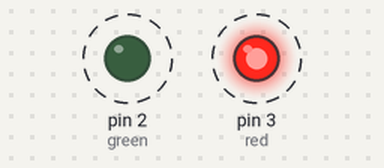
This sketch was run on a simulated Arduino Uno, built with avr-gcc and run on an emulated ATmega328P. On the bench: output pins drawn as LEDs (lit = HIGH). Dashed ring = blinking.

Above: at 0.12 s.
Timing chart, 0 to 3.0 s (numbered marks = the images above):
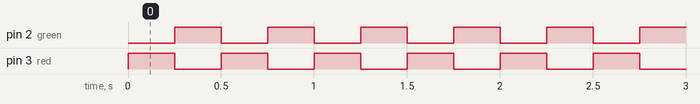

The sketch:

leds_em_loop.ino
```cpp
//Feito em 02/02/2022, programa liga e desliga 2 leds em loop

#define ledDelay 250
#define green 2
#define red 3


void setup() {

  //declarando portas do arduino como: entrada/saida
  pinMode(green, OUTPUT);
  pinMode(red, OUTPUT);

    }


void loop() {

    //ligando led red e desligando led verde
    digitalWrite(red,HIGH);
    digitalWrite(green,LOW);
    delay(ledDelay);

    //desligando led red e ligando led verde
    digitalWrite(red,LOW);
    digitalWrite(green,HIGH);
    delay(ledDelay);

}
```

Measured:
- by itself, pin 2 (green), pin 3 (red): alternates HIGH for 0.25 s and LOW for 0.25 s
